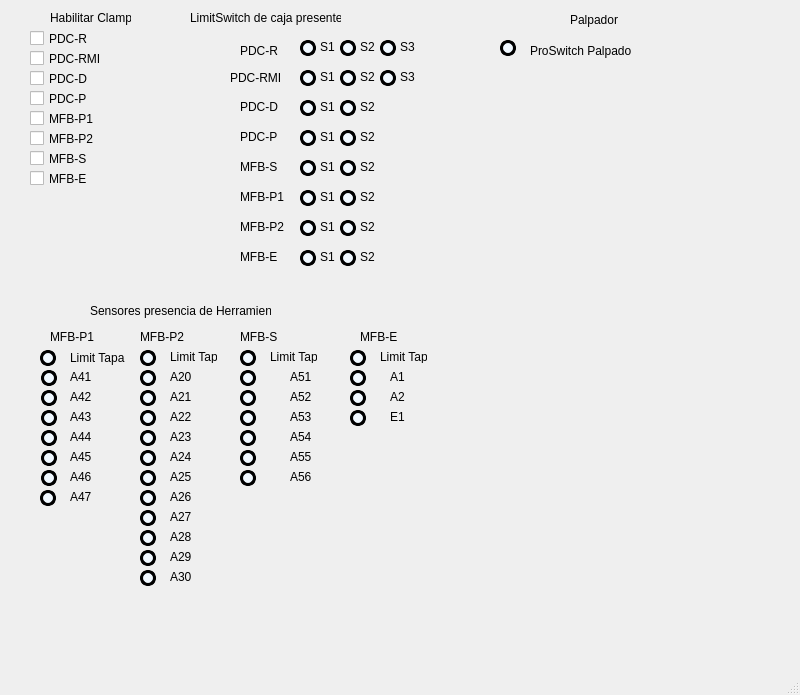
<?xml version="1.0" encoding="UTF-8"?>
<ui version="4.0">
 <class>MainWindow</class>
 <widget class="QMainWindow" name="MainWindow">
  <property name="geometry">
   <rect>
    <x>0</x>
    <y>0</y>
    <width>800</width>
    <height>695</height>
   </rect>
  </property>
  <property name="windowTitle">
   <string>MainWindow</string>
  </property>
  <widget class="QWidget" name="centralwidget">
   <widget class="QLabel" name="label">
    <property name="geometry">
     <rect>
      <x>240</x>
      <y>40</y>
      <width>71</width>
      <height>21</height>
     </rect>
    </property>
    <property name="text">
     <string>PDC-R</string>
    </property>
   </widget>
   <widget class="QLabel" name="label_2">
    <property name="geometry">
     <rect>
      <x>230</x>
      <y>70</y>
      <width>51</width>
      <height>16</height>
     </rect>
    </property>
    <property name="text">
     <string>PDC-RMID</string>
    </property>
   </widget>
   <widget class="QLabel" name="label_3">
    <property name="geometry">
     <rect>
      <x>240</x>
      <y>100</y>
      <width>47</width>
      <height>13</height>
     </rect>
    </property>
    <property name="text">
     <string>PDC-D</string>
    </property>
   </widget>
   <widget class="QLabel" name="label_4">
    <property name="geometry">
     <rect>
      <x>240</x>
      <y>130</y>
      <width>47</width>
      <height>13</height>
     </rect>
    </property>
    <property name="text">
     <string>PDC-P</string>
    </property>
   </widget>
   <widget class="QLabel" name="label_5">
    <property name="geometry">
     <rect>
      <x>240</x>
      <y>160</y>
      <width>47</width>
      <height>13</height>
     </rect>
    </property>
    <property name="text">
     <string>MFB-S</string>
    </property>
   </widget>
   <widget class="QLabel" name="label_6">
    <property name="geometry">
     <rect>
      <x>240</x>
      <y>190</y>
      <width>47</width>
      <height>13</height>
     </rect>
    </property>
    <property name="text">
     <string>MFB-P1</string>
    </property>
   </widget>
   <widget class="QLabel" name="label_7">
    <property name="geometry">
     <rect>
      <x>240</x>
      <y>220</y>
      <width>47</width>
      <height>13</height>
     </rect>
    </property>
    <property name="text">
     <string>MFB-P2</string>
    </property>
   </widget>
   <widget class="QLabel" name="label_8">
    <property name="geometry">
     <rect>
      <x>240</x>
      <y>250</y>
      <width>47</width>
      <height>13</height>
     </rect>
    </property>
    <property name="text">
     <string>MFB-E</string>
    </property>
   </widget>
   <widget class="QLabel" name="label_9">
    <property name="geometry">
     <rect>
      <x>50</x>
      <y>10</y>
      <width>81</width>
      <height>16</height>
     </rect>
    </property>
    <property name="text">
     <string>Habilitar Clamp</string>
    </property>
   </widget>
   <widget class="QLabel" name="label_10">
    <property name="geometry">
     <rect>
      <x>190</x>
      <y>10</y>
      <width>151</width>
      <height>16</height>
     </rect>
    </property>
    <property name="text">
     <string>LimitSwitch de caja presente</string>
    </property>
   </widget>
   <widget class="QLabel" name="label_11">
    <property name="geometry">
     <rect>
      <x>90</x>
      <y>300</y>
      <width>181</width>
      <height>21</height>
     </rect>
    </property>
    <property name="text">
     <string>Sensores presencia de Herramienta</string>
    </property>
   </widget>
   <widget class="QLabel" name="label_12">
    <property name="geometry">
     <rect>
      <x>41</x>
      <y>370</y>
      <width>16</width>
      <height>16</height>
     </rect>
    </property>
    <property name="styleSheet">
     <string notr="true">background-color:aliceblue;
border :3px solid black;
border-top-left-radius :8px;
border-top-right-radius : 8px;
border-bottom-left-radius :8px;
border-bottom-right-radius : 8px;</string>
    </property>
    <property name="text">
     <string/>
    </property>
   </widget>
   <widget class="QLabel" name="label_13">
    <property name="geometry">
     <rect>
      <x>70</x>
      <y>370</y>
      <width>47</width>
      <height>13</height>
     </rect>
    </property>
    <property name="text">
     <string>A41</string>
    </property>
   </widget>
   <widget class="QLabel" name="label_14">
    <property name="geometry">
     <rect>
      <x>50</x>
      <y>330</y>
      <width>47</width>
      <height>13</height>
     </rect>
    </property>
    <property name="text">
     <string>MFB-P1</string>
    </property>
   </widget>
   <widget class="QLabel" name="label_15">
    <property name="geometry">
     <rect>
      <x>41</x>
      <y>390</y>
      <width>16</width>
      <height>16</height>
     </rect>
    </property>
    <property name="styleSheet">
     <string notr="true">background-color:aliceblue;
border :3px solid black;
border-top-left-radius :8px;
border-top-right-radius : 8px;
border-bottom-left-radius :8px;
border-bottom-right-radius : 8px;</string>
    </property>
    <property name="text">
     <string/>
    </property>
   </widget>
   <widget class="QLabel" name="label_16">
    <property name="geometry">
     <rect>
      <x>70</x>
      <y>390</y>
      <width>47</width>
      <height>13</height>
     </rect>
    </property>
    <property name="text">
     <string>A42</string>
    </property>
   </widget>
   <widget class="QLabel" name="label_17">
    <property name="geometry">
     <rect>
      <x>41</x>
      <y>410</y>
      <width>16</width>
      <height>16</height>
     </rect>
    </property>
    <property name="styleSheet">
     <string notr="true">background-color:aliceblue;
border :3px solid black;
border-top-left-radius :8px;
border-top-right-radius : 8px;
border-bottom-left-radius :8px;
border-bottom-right-radius : 8px;</string>
    </property>
    <property name="text">
     <string/>
    </property>
   </widget>
   <widget class="QLabel" name="label_18">
    <property name="geometry">
     <rect>
      <x>70</x>
      <y>410</y>
      <width>47</width>
      <height>13</height>
     </rect>
    </property>
    <property name="text">
     <string>A43</string>
    </property>
   </widget>
   <widget class="QLabel" name="label_19">
    <property name="geometry">
     <rect>
      <x>41</x>
      <y>430</y>
      <width>16</width>
      <height>16</height>
     </rect>
    </property>
    <property name="styleSheet">
     <string notr="true">background-color:aliceblue;
border :3px solid black;
border-top-left-radius :8px;
border-top-right-radius : 8px;
border-bottom-left-radius :8px;
border-bottom-right-radius : 8px;</string>
    </property>
    <property name="text">
     <string/>
    </property>
   </widget>
   <widget class="QLabel" name="label_20">
    <property name="geometry">
     <rect>
      <x>70</x>
      <y>430</y>
      <width>47</width>
      <height>13</height>
     </rect>
    </property>
    <property name="text">
     <string>A44</string>
    </property>
   </widget>
   <widget class="QLabel" name="label_21">
    <property name="geometry">
     <rect>
      <x>41</x>
      <y>450</y>
      <width>16</width>
      <height>16</height>
     </rect>
    </property>
    <property name="styleSheet">
     <string notr="true">background-color:aliceblue;
border :3px solid black;
border-top-left-radius :8px;
border-top-right-radius : 8px;
border-bottom-left-radius :8px;
border-bottom-right-radius : 8px;</string>
    </property>
    <property name="text">
     <string/>
    </property>
   </widget>
   <widget class="QLabel" name="label_22">
    <property name="geometry">
     <rect>
      <x>70</x>
      <y>450</y>
      <width>47</width>
      <height>13</height>
     </rect>
    </property>
    <property name="text">
     <string>A45</string>
    </property>
   </widget>
   <widget class="QLabel" name="label_23">
    <property name="geometry">
     <rect>
      <x>41</x>
      <y>470</y>
      <width>16</width>
      <height>16</height>
     </rect>
    </property>
    <property name="styleSheet">
     <string notr="true">background-color:aliceblue;
border :3px solid black;
border-top-left-radius :8px;
border-top-right-radius : 8px;
border-bottom-left-radius :8px;
border-bottom-right-radius : 8px;</string>
    </property>
    <property name="text">
     <string/>
    </property>
   </widget>
   <widget class="QLabel" name="label_24">
    <property name="geometry">
     <rect>
      <x>70</x>
      <y>470</y>
      <width>47</width>
      <height>13</height>
     </rect>
    </property>
    <property name="text">
     <string>A46</string>
    </property>
   </widget>
   <widget class="QLabel" name="label_25">
    <property name="geometry">
     <rect>
      <x>40</x>
      <y>490</y>
      <width>16</width>
      <height>16</height>
     </rect>
    </property>
    <property name="styleSheet">
     <string notr="true">background-color:aliceblue;
border :3px solid black;
border-top-left-radius :8px;
border-top-right-radius : 8px;
border-bottom-left-radius :8px;
border-bottom-right-radius : 8px;</string>
    </property>
    <property name="text">
     <string/>
    </property>
   </widget>
   <widget class="QLabel" name="label_26">
    <property name="geometry">
     <rect>
      <x>70</x>
      <y>490</y>
      <width>47</width>
      <height>13</height>
     </rect>
    </property>
    <property name="text">
     <string>A47</string>
    </property>
   </widget>
   <widget class="QLabel" name="label_27">
    <property name="geometry">
     <rect>
      <x>140</x>
      <y>330</y>
      <width>47</width>
      <height>13</height>
     </rect>
    </property>
    <property name="text">
     <string>MFB-P2</string>
    </property>
   </widget>
   <widget class="QLabel" name="label_28">
    <property name="geometry">
     <rect>
      <x>140</x>
      <y>370</y>
      <width>16</width>
      <height>16</height>
     </rect>
    </property>
    <property name="styleSheet">
     <string notr="true">background-color:aliceblue;
border :3px solid black;
border-top-left-radius :8px;
border-top-right-radius : 8px;
border-bottom-left-radius :8px;
border-bottom-right-radius : 8px;</string>
    </property>
    <property name="text">
     <string/>
    </property>
   </widget>
   <widget class="QLabel" name="label_29">
    <property name="geometry">
     <rect>
      <x>170</x>
      <y>370</y>
      <width>47</width>
      <height>13</height>
     </rect>
    </property>
    <property name="text">
     <string>A20</string>
    </property>
   </widget>
   <widget class="QLabel" name="label_30">
    <property name="geometry">
     <rect>
      <x>140</x>
      <y>390</y>
      <width>16</width>
      <height>16</height>
     </rect>
    </property>
    <property name="styleSheet">
     <string notr="true">background-color:aliceblue;
border :3px solid black;
border-top-left-radius :8px;
border-top-right-radius : 8px;
border-bottom-left-radius :8px;
border-bottom-right-radius : 8px;</string>
    </property>
    <property name="text">
     <string/>
    </property>
   </widget>
   <widget class="QLabel" name="label_31">
    <property name="geometry">
     <rect>
      <x>170</x>
      <y>390</y>
      <width>47</width>
      <height>13</height>
     </rect>
    </property>
    <property name="text">
     <string>A21</string>
    </property>
   </widget>
   <widget class="QLabel" name="label_32">
    <property name="geometry">
     <rect>
      <x>140</x>
      <y>410</y>
      <width>16</width>
      <height>16</height>
     </rect>
    </property>
    <property name="styleSheet">
     <string notr="true">background-color:aliceblue;
border :3px solid black;
border-top-left-radius :8px;
border-top-right-radius : 8px;
border-bottom-left-radius :8px;
border-bottom-right-radius : 8px;</string>
    </property>
    <property name="text">
     <string/>
    </property>
   </widget>
   <widget class="QLabel" name="label_33">
    <property name="geometry">
     <rect>
      <x>170</x>
      <y>410</y>
      <width>47</width>
      <height>13</height>
     </rect>
    </property>
    <property name="text">
     <string>A22</string>
    </property>
   </widget>
   <widget class="QLabel" name="label_34">
    <property name="geometry">
     <rect>
      <x>140</x>
      <y>430</y>
      <width>16</width>
      <height>16</height>
     </rect>
    </property>
    <property name="styleSheet">
     <string notr="true">background-color:aliceblue;
border :3px solid black;
border-top-left-radius :8px;
border-top-right-radius : 8px;
border-bottom-left-radius :8px;
border-bottom-right-radius : 8px;</string>
    </property>
    <property name="text">
     <string/>
    </property>
   </widget>
   <widget class="QLabel" name="label_35">
    <property name="geometry">
     <rect>
      <x>170</x>
      <y>430</y>
      <width>47</width>
      <height>13</height>
     </rect>
    </property>
    <property name="text">
     <string>A23</string>
    </property>
   </widget>
   <widget class="QLabel" name="label_36">
    <property name="geometry">
     <rect>
      <x>140</x>
      <y>450</y>
      <width>16</width>
      <height>16</height>
     </rect>
    </property>
    <property name="styleSheet">
     <string notr="true">background-color:aliceblue;
border :3px solid black;
border-top-left-radius :8px;
border-top-right-radius : 8px;
border-bottom-left-radius :8px;
border-bottom-right-radius : 8px;</string>
    </property>
    <property name="text">
     <string/>
    </property>
   </widget>
   <widget class="QLabel" name="label_37">
    <property name="geometry">
     <rect>
      <x>170</x>
      <y>450</y>
      <width>47</width>
      <height>13</height>
     </rect>
    </property>
    <property name="text">
     <string>A24</string>
    </property>
   </widget>
   <widget class="QLabel" name="label_38">
    <property name="geometry">
     <rect>
      <x>140</x>
      <y>470</y>
      <width>16</width>
      <height>16</height>
     </rect>
    </property>
    <property name="styleSheet">
     <string notr="true">background-color:aliceblue;
border :3px solid black;
border-top-left-radius :8px;
border-top-right-radius : 8px;
border-bottom-left-radius :8px;
border-bottom-right-radius : 8px;</string>
    </property>
    <property name="text">
     <string/>
    </property>
   </widget>
   <widget class="QLabel" name="label_39">
    <property name="geometry">
     <rect>
      <x>170</x>
      <y>470</y>
      <width>47</width>
      <height>13</height>
     </rect>
    </property>
    <property name="text">
     <string>A25</string>
    </property>
   </widget>
   <widget class="QLabel" name="label_40">
    <property name="geometry">
     <rect>
      <x>140</x>
      <y>490</y>
      <width>16</width>
      <height>16</height>
     </rect>
    </property>
    <property name="styleSheet">
     <string notr="true">background-color:aliceblue;
border :3px solid black;
border-top-left-radius :8px;
border-top-right-radius : 8px;
border-bottom-left-radius :8px;
border-bottom-right-radius : 8px;</string>
    </property>
    <property name="text">
     <string/>
    </property>
   </widget>
   <widget class="QLabel" name="label_41">
    <property name="geometry">
     <rect>
      <x>170</x>
      <y>490</y>
      <width>47</width>
      <height>13</height>
     </rect>
    </property>
    <property name="text">
     <string>A26</string>
    </property>
   </widget>
   <widget class="QLabel" name="label_42">
    <property name="geometry">
     <rect>
      <x>140</x>
      <y>510</y>
      <width>16</width>
      <height>16</height>
     </rect>
    </property>
    <property name="styleSheet">
     <string notr="true">background-color:aliceblue;
border :3px solid black;
border-top-left-radius :8px;
border-top-right-radius : 8px;
border-bottom-left-radius :8px;
border-bottom-right-radius : 8px;</string>
    </property>
    <property name="text">
     <string/>
    </property>
   </widget>
   <widget class="QLabel" name="label_43">
    <property name="geometry">
     <rect>
      <x>170</x>
      <y>510</y>
      <width>47</width>
      <height>13</height>
     </rect>
    </property>
    <property name="text">
     <string>A27</string>
    </property>
   </widget>
   <widget class="QLabel" name="label_44">
    <property name="geometry">
     <rect>
      <x>140</x>
      <y>530</y>
      <width>16</width>
      <height>16</height>
     </rect>
    </property>
    <property name="styleSheet">
     <string notr="true">background-color:aliceblue;
border :3px solid black;
border-top-left-radius :8px;
border-top-right-radius : 8px;
border-bottom-left-radius :8px;
border-bottom-right-radius : 8px;</string>
    </property>
    <property name="text">
     <string/>
    </property>
   </widget>
   <widget class="QLabel" name="label_45">
    <property name="geometry">
     <rect>
      <x>170</x>
      <y>530</y>
      <width>47</width>
      <height>13</height>
     </rect>
    </property>
    <property name="text">
     <string>A28</string>
    </property>
   </widget>
   <widget class="QLabel" name="label_46">
    <property name="geometry">
     <rect>
      <x>140</x>
      <y>550</y>
      <width>16</width>
      <height>16</height>
     </rect>
    </property>
    <property name="styleSheet">
     <string notr="true">background-color:aliceblue;
border :3px solid black;
border-top-left-radius :8px;
border-top-right-radius : 8px;
border-bottom-left-radius :8px;
border-bottom-right-radius : 8px;</string>
    </property>
    <property name="text">
     <string/>
    </property>
   </widget>
   <widget class="QLabel" name="label_47">
    <property name="geometry">
     <rect>
      <x>170</x>
      <y>550</y>
      <width>47</width>
      <height>13</height>
     </rect>
    </property>
    <property name="text">
     <string>A29</string>
    </property>
   </widget>
   <widget class="QLabel" name="label_48">
    <property name="geometry">
     <rect>
      <x>140</x>
      <y>570</y>
      <width>16</width>
      <height>16</height>
     </rect>
    </property>
    <property name="styleSheet">
     <string notr="true">background-color:aliceblue;
border :3px solid black;
border-top-left-radius :8px;
border-top-right-radius : 8px;
border-bottom-left-radius :8px;
border-bottom-right-radius : 8px;</string>
    </property>
    <property name="text">
     <string/>
    </property>
   </widget>
   <widget class="QLabel" name="label_49">
    <property name="geometry">
     <rect>
      <x>170</x>
      <y>570</y>
      <width>47</width>
      <height>13</height>
     </rect>
    </property>
    <property name="text">
     <string>A30</string>
    </property>
   </widget>
   <widget class="QLabel" name="label_50">
    <property name="geometry">
     <rect>
      <x>240</x>
      <y>330</y>
      <width>47</width>
      <height>13</height>
     </rect>
    </property>
    <property name="text">
     <string>MFB-S</string>
    </property>
   </widget>
   <widget class="QLabel" name="label_51">
    <property name="geometry">
     <rect>
      <x>240</x>
      <y>370</y>
      <width>16</width>
      <height>16</height>
     </rect>
    </property>
    <property name="styleSheet">
     <string notr="true">background-color:aliceblue;
border :3px solid black;
border-top-left-radius :8px;
border-top-right-radius : 8px;
border-bottom-left-radius :8px;
border-bottom-right-radius : 8px;</string>
    </property>
    <property name="text">
     <string/>
    </property>
   </widget>
   <widget class="QLabel" name="label_52">
    <property name="geometry">
     <rect>
      <x>290</x>
      <y>370</y>
      <width>47</width>
      <height>13</height>
     </rect>
    </property>
    <property name="text">
     <string>A51</string>
    </property>
   </widget>
   <widget class="QLabel" name="label_53">
    <property name="geometry">
     <rect>
      <x>240</x>
      <y>390</y>
      <width>16</width>
      <height>16</height>
     </rect>
    </property>
    <property name="styleSheet">
     <string notr="true">background-color:aliceblue;
border :3px solid black;
border-top-left-radius :8px;
border-top-right-radius : 8px;
border-bottom-left-radius :8px;
border-bottom-right-radius : 8px;</string>
    </property>
    <property name="text">
     <string/>
    </property>
   </widget>
   <widget class="QLabel" name="label_54">
    <property name="geometry">
     <rect>
      <x>290</x>
      <y>390</y>
      <width>47</width>
      <height>13</height>
     </rect>
    </property>
    <property name="text">
     <string>A52</string>
    </property>
   </widget>
   <widget class="QLabel" name="label_55">
    <property name="geometry">
     <rect>
      <x>240</x>
      <y>410</y>
      <width>16</width>
      <height>16</height>
     </rect>
    </property>
    <property name="styleSheet">
     <string notr="true">background-color:aliceblue;
border :3px solid black;
border-top-left-radius :8px;
border-top-right-radius : 8px;
border-bottom-left-radius :8px;
border-bottom-right-radius : 8px;</string>
    </property>
    <property name="text">
     <string/>
    </property>
   </widget>
   <widget class="QLabel" name="label_56">
    <property name="geometry">
     <rect>
      <x>290</x>
      <y>410</y>
      <width>47</width>
      <height>13</height>
     </rect>
    </property>
    <property name="text">
     <string>A53</string>
    </property>
   </widget>
   <widget class="QLabel" name="label_57">
    <property name="geometry">
     <rect>
      <x>240</x>
      <y>430</y>
      <width>16</width>
      <height>16</height>
     </rect>
    </property>
    <property name="styleSheet">
     <string notr="true">background-color:aliceblue;
border :3px solid black;
border-top-left-radius :8px;
border-top-right-radius : 8px;
border-bottom-left-radius :8px;
border-bottom-right-radius : 8px;</string>
    </property>
    <property name="text">
     <string/>
    </property>
   </widget>
   <widget class="QLabel" name="label_58">
    <property name="geometry">
     <rect>
      <x>290</x>
      <y>430</y>
      <width>47</width>
      <height>13</height>
     </rect>
    </property>
    <property name="text">
     <string>A54</string>
    </property>
   </widget>
   <widget class="QLabel" name="label_59">
    <property name="geometry">
     <rect>
      <x>240</x>
      <y>450</y>
      <width>16</width>
      <height>16</height>
     </rect>
    </property>
    <property name="styleSheet">
     <string notr="true">background-color:aliceblue;
border :3px solid black;
border-top-left-radius :8px;
border-top-right-radius : 8px;
border-bottom-left-radius :8px;
border-bottom-right-radius : 8px;</string>
    </property>
    <property name="text">
     <string/>
    </property>
   </widget>
   <widget class="QLabel" name="label_60">
    <property name="geometry">
     <rect>
      <x>290</x>
      <y>450</y>
      <width>47</width>
      <height>13</height>
     </rect>
    </property>
    <property name="text">
     <string>A55</string>
    </property>
   </widget>
   <widget class="QLabel" name="label_61">
    <property name="geometry">
     <rect>
      <x>240</x>
      <y>470</y>
      <width>16</width>
      <height>16</height>
     </rect>
    </property>
    <property name="styleSheet">
     <string notr="true">background-color:aliceblue;
border :3px solid black;
border-top-left-radius :8px;
border-top-right-radius : 8px;
border-bottom-left-radius :8px;
border-bottom-right-radius : 8px;</string>
    </property>
    <property name="text">
     <string/>
    </property>
   </widget>
   <widget class="QLabel" name="label_62">
    <property name="geometry">
     <rect>
      <x>290</x>
      <y>470</y>
      <width>47</width>
      <height>13</height>
     </rect>
    </property>
    <property name="text">
     <string>A56</string>
    </property>
   </widget>
   <widget class="QLabel" name="label_63">
    <property name="geometry">
     <rect>
      <x>360</x>
      <y>330</y>
      <width>47</width>
      <height>13</height>
     </rect>
    </property>
    <property name="text">
     <string>MFB-E</string>
    </property>
   </widget>
   <widget class="QLabel" name="label_64">
    <property name="geometry">
     <rect>
      <x>350</x>
      <y>370</y>
      <width>16</width>
      <height>16</height>
     </rect>
    </property>
    <property name="styleSheet">
     <string notr="true">background-color:aliceblue;
border :3px solid black;
border-top-left-radius :8px;
border-top-right-radius : 8px;
border-bottom-left-radius :8px;
border-bottom-right-radius : 8px;</string>
    </property>
    <property name="text">
     <string/>
    </property>
   </widget>
   <widget class="QLabel" name="label_65">
    <property name="geometry">
     <rect>
      <x>390</x>
      <y>370</y>
      <width>47</width>
      <height>13</height>
     </rect>
    </property>
    <property name="text">
     <string>A1</string>
    </property>
   </widget>
   <widget class="QLabel" name="label_66">
    <property name="geometry">
     <rect>
      <x>350</x>
      <y>390</y>
      <width>16</width>
      <height>16</height>
     </rect>
    </property>
    <property name="styleSheet">
     <string notr="true">background-color:aliceblue;
border :3px solid black;
border-top-left-radius :8px;
border-top-right-radius : 8px;
border-bottom-left-radius :8px;
border-bottom-right-radius : 8px;</string>
    </property>
    <property name="text">
     <string/>
    </property>
   </widget>
   <widget class="QLabel" name="label_67">
    <property name="geometry">
     <rect>
      <x>390</x>
      <y>390</y>
      <width>47</width>
      <height>13</height>
     </rect>
    </property>
    <property name="text">
     <string>A2</string>
    </property>
   </widget>
   <widget class="QLabel" name="label_68">
    <property name="geometry">
     <rect>
      <x>350</x>
      <y>410</y>
      <width>16</width>
      <height>16</height>
     </rect>
    </property>
    <property name="styleSheet">
     <string notr="true">background-color:aliceblue;
border :3px solid black;
border-top-left-radius :8px;
border-top-right-radius : 8px;
border-bottom-left-radius :8px;
border-bottom-right-radius : 8px;</string>
    </property>
    <property name="text">
     <string/>
    </property>
   </widget>
   <widget class="QLabel" name="label_69">
    <property name="geometry">
     <rect>
      <x>390</x>
      <y>410</y>
      <width>47</width>
      <height>13</height>
     </rect>
    </property>
    <property name="text">
     <string>E1</string>
    </property>
   </widget>
   <widget class="QLabel" name="label_70">
    <property name="geometry">
     <rect>
      <x>570</x>
      <y>10</y>
      <width>151</width>
      <height>20</height>
     </rect>
    </property>
    <property name="text">
     <string>Palpador</string>
    </property>
   </widget>
   <widget class="QLabel" name="label_71">
    <property name="geometry">
     <rect>
      <x>40</x>
      <y>350</y>
      <width>16</width>
      <height>16</height>
     </rect>
    </property>
    <property name="styleSheet">
     <string notr="true">background-color:aliceblue;
border :3px solid black;
border-top-left-radius :8px;
border-top-right-radius : 8px;
border-bottom-left-radius :8px;
border-bottom-right-radius : 8px;</string>
    </property>
    <property name="text">
     <string/>
    </property>
   </widget>
   <widget class="QLabel" name="label_72">
    <property name="geometry">
     <rect>
      <x>70</x>
      <y>350</y>
      <width>81</width>
      <height>16</height>
     </rect>
    </property>
    <property name="text">
     <string>Limit Tapa</string>
    </property>
   </widget>
   <widget class="QLabel" name="label_73">
    <property name="geometry">
     <rect>
      <x>140</x>
      <y>350</y>
      <width>16</width>
      <height>16</height>
     </rect>
    </property>
    <property name="styleSheet">
     <string notr="true">background-color:aliceblue;
border :3px solid black;
border-top-left-radius :8px;
border-top-right-radius : 8px;
border-bottom-left-radius :8px;
border-bottom-right-radius : 8px;</string>
    </property>
    <property name="text">
     <string/>
    </property>
   </widget>
   <widget class="QLabel" name="label_74">
    <property name="geometry">
     <rect>
      <x>170</x>
      <y>350</y>
      <width>47</width>
      <height>13</height>
     </rect>
    </property>
    <property name="text">
     <string>Limit Tapa</string>
    </property>
   </widget>
   <widget class="QLabel" name="label_75">
    <property name="geometry">
     <rect>
      <x>240</x>
      <y>350</y>
      <width>16</width>
      <height>16</height>
     </rect>
    </property>
    <property name="styleSheet">
     <string notr="true">background-color:aliceblue;
border :3px solid black;
border-top-left-radius :8px;
border-top-right-radius : 8px;
border-bottom-left-radius :8px;
border-bottom-right-radius : 8px;</string>
    </property>
    <property name="text">
     <string/>
    </property>
   </widget>
   <widget class="QLabel" name="label_76">
    <property name="geometry">
     <rect>
      <x>270</x>
      <y>350</y>
      <width>47</width>
      <height>13</height>
     </rect>
    </property>
    <property name="text">
     <string>Limit Tapa</string>
    </property>
   </widget>
   <widget class="QLabel" name="label_77">
    <property name="geometry">
     <rect>
      <x>350</x>
      <y>350</y>
      <width>16</width>
      <height>16</height>
     </rect>
    </property>
    <property name="styleSheet">
     <string notr="true">background-color:aliceblue;
border :3px solid black;
border-top-left-radius :8px;
border-top-right-radius : 8px;
border-bottom-left-radius :8px;
border-bottom-right-radius : 8px;</string>
    </property>
    <property name="text">
     <string/>
    </property>
   </widget>
   <widget class="QLabel" name="label_78">
    <property name="geometry">
     <rect>
      <x>380</x>
      <y>350</y>
      <width>47</width>
      <height>13</height>
     </rect>
    </property>
    <property name="text">
     <string>Limit Tapa</string>
    </property>
   </widget>
   <widget class="QLabel" name="label_79">
    <property name="geometry">
     <rect>
      <x>300</x>
      <y>40</y>
      <width>16</width>
      <height>16</height>
     </rect>
    </property>
    <property name="styleSheet">
     <string notr="true">background-color:aliceblue;
border :3px solid black;
border-top-left-radius :8px;
border-top-right-radius : 8px;
border-bottom-left-radius :8px;
border-bottom-right-radius : 8px;</string>
    </property>
    <property name="text">
     <string/>
    </property>
   </widget>
   <widget class="QLabel" name="label_80">
    <property name="geometry">
     <rect>
      <x>320</x>
      <y>40</y>
      <width>47</width>
      <height>13</height>
     </rect>
    </property>
    <property name="text">
     <string>S1</string>
    </property>
   </widget>
   <widget class="QLabel" name="label_81">
    <property name="geometry">
     <rect>
      <x>340</x>
      <y>40</y>
      <width>16</width>
      <height>16</height>
     </rect>
    </property>
    <property name="styleSheet">
     <string notr="true">background-color:aliceblue;
border :3px solid black;
border-top-left-radius :8px;
border-top-right-radius : 8px;
border-bottom-left-radius :8px;
border-bottom-right-radius : 8px;</string>
    </property>
    <property name="text">
     <string/>
    </property>
   </widget>
   <widget class="QLabel" name="label_82">
    <property name="geometry">
     <rect>
      <x>360</x>
      <y>40</y>
      <width>47</width>
      <height>13</height>
     </rect>
    </property>
    <property name="text">
     <string>S2</string>
    </property>
   </widget>
   <widget class="QLabel" name="label_83">
    <property name="geometry">
     <rect>
      <x>380</x>
      <y>40</y>
      <width>16</width>
      <height>16</height>
     </rect>
    </property>
    <property name="styleSheet">
     <string notr="true">background-color:aliceblue;
border :3px solid black;
border-top-left-radius :8px;
border-top-right-radius : 8px;
border-bottom-left-radius :8px;
border-bottom-right-radius : 8px;</string>
    </property>
    <property name="text">
     <string/>
    </property>
   </widget>
   <widget class="QLabel" name="label_84">
    <property name="geometry">
     <rect>
      <x>400</x>
      <y>40</y>
      <width>47</width>
      <height>13</height>
     </rect>
    </property>
    <property name="text">
     <string>S3</string>
    </property>
   </widget>
   <widget class="QLabel" name="label_85">
    <property name="geometry">
     <rect>
      <x>300</x>
      <y>70</y>
      <width>16</width>
      <height>16</height>
     </rect>
    </property>
    <property name="styleSheet">
     <string notr="true">background-color:aliceblue;
border :3px solid black;
border-top-left-radius :8px;
border-top-right-radius : 8px;
border-bottom-left-radius :8px;
border-bottom-right-radius : 8px;</string>
    </property>
    <property name="text">
     <string/>
    </property>
   </widget>
   <widget class="QLabel" name="label_86">
    <property name="geometry">
     <rect>
      <x>320</x>
      <y>70</y>
      <width>47</width>
      <height>13</height>
     </rect>
    </property>
    <property name="text">
     <string>S1</string>
    </property>
   </widget>
   <widget class="QLabel" name="label_87">
    <property name="geometry">
     <rect>
      <x>340</x>
      <y>70</y>
      <width>16</width>
      <height>16</height>
     </rect>
    </property>
    <property name="styleSheet">
     <string notr="true">background-color:aliceblue;
border :3px solid black;
border-top-left-radius :8px;
border-top-right-radius : 8px;
border-bottom-left-radius :8px;
border-bottom-right-radius : 8px;</string>
    </property>
    <property name="text">
     <string/>
    </property>
   </widget>
   <widget class="QLabel" name="label_88">
    <property name="geometry">
     <rect>
      <x>360</x>
      <y>70</y>
      <width>47</width>
      <height>13</height>
     </rect>
    </property>
    <property name="text">
     <string>S2</string>
    </property>
   </widget>
   <widget class="QLabel" name="label_89">
    <property name="geometry">
     <rect>
      <x>380</x>
      <y>70</y>
      <width>16</width>
      <height>16</height>
     </rect>
    </property>
    <property name="styleSheet">
     <string notr="true">background-color:aliceblue;
border :3px solid black;
border-top-left-radius :8px;
border-top-right-radius : 8px;
border-bottom-left-radius :8px;
border-bottom-right-radius : 8px;</string>
    </property>
    <property name="text">
     <string/>
    </property>
   </widget>
   <widget class="QLabel" name="label_90">
    <property name="geometry">
     <rect>
      <x>400</x>
      <y>70</y>
      <width>47</width>
      <height>13</height>
     </rect>
    </property>
    <property name="text">
     <string>S3</string>
    </property>
   </widget>
   <widget class="QLabel" name="label_91">
    <property name="geometry">
     <rect>
      <x>300</x>
      <y>100</y>
      <width>16</width>
      <height>16</height>
     </rect>
    </property>
    <property name="styleSheet">
     <string notr="true">background-color:aliceblue;
border :3px solid black;
border-top-left-radius :8px;
border-top-right-radius : 8px;
border-bottom-left-radius :8px;
border-bottom-right-radius : 8px;</string>
    </property>
    <property name="text">
     <string/>
    </property>
   </widget>
   <widget class="QLabel" name="label_92">
    <property name="geometry">
     <rect>
      <x>320</x>
      <y>100</y>
      <width>47</width>
      <height>13</height>
     </rect>
    </property>
    <property name="text">
     <string>S1</string>
    </property>
   </widget>
   <widget class="QLabel" name="label_93">
    <property name="geometry">
     <rect>
      <x>340</x>
      <y>100</y>
      <width>16</width>
      <height>16</height>
     </rect>
    </property>
    <property name="styleSheet">
     <string notr="true">background-color:aliceblue;
border :3px solid black;
border-top-left-radius :8px;
border-top-right-radius : 8px;
border-bottom-left-radius :8px;
border-bottom-right-radius : 8px;</string>
    </property>
    <property name="text">
     <string/>
    </property>
   </widget>
   <widget class="QLabel" name="label_94">
    <property name="geometry">
     <rect>
      <x>360</x>
      <y>100</y>
      <width>47</width>
      <height>13</height>
     </rect>
    </property>
    <property name="text">
     <string>S2</string>
    </property>
   </widget>
   <widget class="QLabel" name="label_95">
    <property name="geometry">
     <rect>
      <x>300</x>
      <y>130</y>
      <width>16</width>
      <height>16</height>
     </rect>
    </property>
    <property name="styleSheet">
     <string notr="true">background-color:aliceblue;
border :3px solid black;
border-top-left-radius :8px;
border-top-right-radius : 8px;
border-bottom-left-radius :8px;
border-bottom-right-radius : 8px;</string>
    </property>
    <property name="text">
     <string/>
    </property>
   </widget>
   <widget class="QLabel" name="label_96">
    <property name="geometry">
     <rect>
      <x>320</x>
      <y>130</y>
      <width>47</width>
      <height>13</height>
     </rect>
    </property>
    <property name="text">
     <string>S1</string>
    </property>
   </widget>
   <widget class="QLabel" name="label_97">
    <property name="geometry">
     <rect>
      <x>340</x>
      <y>130</y>
      <width>16</width>
      <height>16</height>
     </rect>
    </property>
    <property name="styleSheet">
     <string notr="true">background-color:aliceblue;
border :3px solid black;
border-top-left-radius :8px;
border-top-right-radius : 8px;
border-bottom-left-radius :8px;
border-bottom-right-radius : 8px;</string>
    </property>
    <property name="text">
     <string/>
    </property>
   </widget>
   <widget class="QLabel" name="label_98">
    <property name="geometry">
     <rect>
      <x>360</x>
      <y>130</y>
      <width>47</width>
      <height>13</height>
     </rect>
    </property>
    <property name="text">
     <string>S2</string>
    </property>
   </widget>
   <widget class="QLabel" name="label_99">
    <property name="geometry">
     <rect>
      <x>300</x>
      <y>160</y>
      <width>16</width>
      <height>16</height>
     </rect>
    </property>
    <property name="styleSheet">
     <string notr="true">background-color:aliceblue;
border :3px solid black;
border-top-left-radius :8px;
border-top-right-radius : 8px;
border-bottom-left-radius :8px;
border-bottom-right-radius : 8px;</string>
    </property>
    <property name="text">
     <string/>
    </property>
   </widget>
   <widget class="QLabel" name="label_100">
    <property name="geometry">
     <rect>
      <x>320</x>
      <y>160</y>
      <width>47</width>
      <height>13</height>
     </rect>
    </property>
    <property name="text">
     <string>S1</string>
    </property>
   </widget>
   <widget class="QLabel" name="label_101">
    <property name="geometry">
     <rect>
      <x>340</x>
      <y>160</y>
      <width>16</width>
      <height>16</height>
     </rect>
    </property>
    <property name="styleSheet">
     <string notr="true">background-color:aliceblue;
border :3px solid black;
border-top-left-radius :8px;
border-top-right-radius : 8px;
border-bottom-left-radius :8px;
border-bottom-right-radius : 8px;</string>
    </property>
    <property name="text">
     <string/>
    </property>
   </widget>
   <widget class="QLabel" name="label_102">
    <property name="geometry">
     <rect>
      <x>360</x>
      <y>160</y>
      <width>47</width>
      <height>13</height>
     </rect>
    </property>
    <property name="text">
     <string>S2</string>
    </property>
   </widget>
   <widget class="QLabel" name="label_103">
    <property name="geometry">
     <rect>
      <x>300</x>
      <y>190</y>
      <width>16</width>
      <height>16</height>
     </rect>
    </property>
    <property name="styleSheet">
     <string notr="true">background-color:aliceblue;
border :3px solid black;
border-top-left-radius :8px;
border-top-right-radius : 8px;
border-bottom-left-radius :8px;
border-bottom-right-radius : 8px;</string>
    </property>
    <property name="text">
     <string/>
    </property>
   </widget>
   <widget class="QLabel" name="label_104">
    <property name="geometry">
     <rect>
      <x>320</x>
      <y>190</y>
      <width>47</width>
      <height>13</height>
     </rect>
    </property>
    <property name="text">
     <string>S1</string>
    </property>
   </widget>
   <widget class="QLabel" name="label_105">
    <property name="geometry">
     <rect>
      <x>340</x>
      <y>190</y>
      <width>16</width>
      <height>16</height>
     </rect>
    </property>
    <property name="styleSheet">
     <string notr="true">background-color:aliceblue;
border :3px solid black;
border-top-left-radius :8px;
border-top-right-radius : 8px;
border-bottom-left-radius :8px;
border-bottom-right-radius : 8px;</string>
    </property>
    <property name="text">
     <string/>
    </property>
   </widget>
   <widget class="QLabel" name="label_106">
    <property name="geometry">
     <rect>
      <x>360</x>
      <y>190</y>
      <width>47</width>
      <height>13</height>
     </rect>
    </property>
    <property name="text">
     <string>S2</string>
    </property>
   </widget>
   <widget class="QLabel" name="label_107">
    <property name="geometry">
     <rect>
      <x>300</x>
      <y>220</y>
      <width>16</width>
      <height>16</height>
     </rect>
    </property>
    <property name="styleSheet">
     <string notr="true">background-color:aliceblue;
border :3px solid black;
border-top-left-radius :8px;
border-top-right-radius : 8px;
border-bottom-left-radius :8px;
border-bottom-right-radius : 8px;</string>
    </property>
    <property name="text">
     <string/>
    </property>
   </widget>
   <widget class="QLabel" name="label_108">
    <property name="geometry">
     <rect>
      <x>320</x>
      <y>220</y>
      <width>47</width>
      <height>13</height>
     </rect>
    </property>
    <property name="text">
     <string>S1</string>
    </property>
   </widget>
   <widget class="QLabel" name="label_109">
    <property name="geometry">
     <rect>
      <x>340</x>
      <y>220</y>
      <width>16</width>
      <height>16</height>
     </rect>
    </property>
    <property name="styleSheet">
     <string notr="true">background-color:aliceblue;
border :3px solid black;
border-top-left-radius :8px;
border-top-right-radius : 8px;
border-bottom-left-radius :8px;
border-bottom-right-radius : 8px;</string>
    </property>
    <property name="text">
     <string/>
    </property>
   </widget>
   <widget class="QLabel" name="label_110">
    <property name="geometry">
     <rect>
      <x>360</x>
      <y>220</y>
      <width>47</width>
      <height>13</height>
     </rect>
    </property>
    <property name="text">
     <string>S2</string>
    </property>
   </widget>
   <widget class="QLabel" name="label_111">
    <property name="geometry">
     <rect>
      <x>300</x>
      <y>250</y>
      <width>16</width>
      <height>16</height>
     </rect>
    </property>
    <property name="styleSheet">
     <string notr="true">background-color:aliceblue;
border :3px solid black;
border-top-left-radius :8px;
border-top-right-radius : 8px;
border-bottom-left-radius :8px;
border-bottom-right-radius : 8px;</string>
    </property>
    <property name="text">
     <string/>
    </property>
   </widget>
   <widget class="QLabel" name="label_112">
    <property name="geometry">
     <rect>
      <x>320</x>
      <y>250</y>
      <width>47</width>
      <height>13</height>
     </rect>
    </property>
    <property name="text">
     <string>S1</string>
    </property>
   </widget>
   <widget class="QLabel" name="label_113">
    <property name="geometry">
     <rect>
      <x>340</x>
      <y>250</y>
      <width>16</width>
      <height>16</height>
     </rect>
    </property>
    <property name="styleSheet">
     <string notr="true">background-color:aliceblue;
border :3px solid black;
border-top-left-radius :8px;
border-top-right-radius : 8px;
border-bottom-left-radius :8px;
border-bottom-right-radius : 8px;</string>
    </property>
    <property name="text">
     <string/>
    </property>
   </widget>
   <widget class="QLabel" name="label_114">
    <property name="geometry">
     <rect>
      <x>360</x>
      <y>250</y>
      <width>47</width>
      <height>13</height>
     </rect>
    </property>
    <property name="text">
     <string>S2</string>
    </property>
   </widget>
   <widget class="QLabel" name="label_115">
    <property name="geometry">
     <rect>
      <x>500</x>
      <y>40</y>
      <width>16</width>
      <height>16</height>
     </rect>
    </property>
    <property name="styleSheet">
     <string notr="true">background-color:aliceblue;
border :3px solid black;
border-top-left-radius :8px;
border-top-right-radius : 8px;
border-bottom-left-radius :8px;
border-bottom-right-radius : 8px;</string>
    </property>
    <property name="text">
     <string/>
    </property>
   </widget>
   <widget class="QLabel" name="label_116">
    <property name="geometry">
     <rect>
      <x>530</x>
      <y>40</y>
      <width>101</width>
      <height>21</height>
     </rect>
    </property>
    <property name="text">
     <string>ProSwitch Palpador</string>
    </property>
   </widget>
   <widget class="QCheckBox" name="checkBox">
    <property name="geometry">
     <rect>
      <x>30</x>
      <y>70</y>
      <width>70</width>
      <height>17</height>
     </rect>
    </property>
    <property name="text">
     <string>PDC-D</string>
    </property>
   </widget>
   <widget class="QCheckBox" name="checkBox_2">
    <property name="geometry">
     <rect>
      <x>30</x>
      <y>90</y>
      <width>70</width>
      <height>17</height>
     </rect>
    </property>
    <property name="text">
     <string>PDC-P</string>
    </property>
   </widget>
   <widget class="QCheckBox" name="checkBox_3">
    <property name="geometry">
     <rect>
      <x>30</x>
      <y>110</y>
      <width>70</width>
      <height>17</height>
     </rect>
    </property>
    <property name="text">
     <string>MFB-P1</string>
    </property>
   </widget>
   <widget class="QCheckBox" name="checkBox_4">
    <property name="geometry">
     <rect>
      <x>30</x>
      <y>130</y>
      <width>70</width>
      <height>17</height>
     </rect>
    </property>
    <property name="text">
     <string>MFB-P2</string>
    </property>
   </widget>
   <widget class="QCheckBox" name="checkBox_5">
    <property name="geometry">
     <rect>
      <x>30</x>
      <y>150</y>
      <width>70</width>
      <height>17</height>
     </rect>
    </property>
    <property name="text">
     <string>MFB-S</string>
    </property>
   </widget>
   <widget class="QCheckBox" name="checkBox_6">
    <property name="geometry">
     <rect>
      <x>30</x>
      <y>170</y>
      <width>70</width>
      <height>17</height>
     </rect>
    </property>
    <property name="text">
     <string>MFB-E</string>
    </property>
   </widget>
   <widget class="QCheckBox" name="checkBox_7">
    <property name="geometry">
     <rect>
      <x>30</x>
      <y>30</y>
      <width>70</width>
      <height>17</height>
     </rect>
    </property>
    <property name="text">
     <string>PDC-R</string>
    </property>
   </widget>
   <widget class="QCheckBox" name="checkBox_8">
    <property name="geometry">
     <rect>
      <x>30</x>
      <y>50</y>
      <width>70</width>
      <height>17</height>
     </rect>
    </property>
    <property name="text">
     <string>PDC-RMID</string>
    </property>
   </widget>
  </widget>
  <widget class="QMenuBar" name="menubar">
   <property name="geometry">
    <rect>
     <x>0</x>
     <y>0</y>
     <width>800</width>
     <height>21</height>
    </rect>
   </property>
  </widget>
  <widget class="QStatusBar" name="statusbar"/>
 </widget>
 <resources/>
 <connections/>
</ui>
